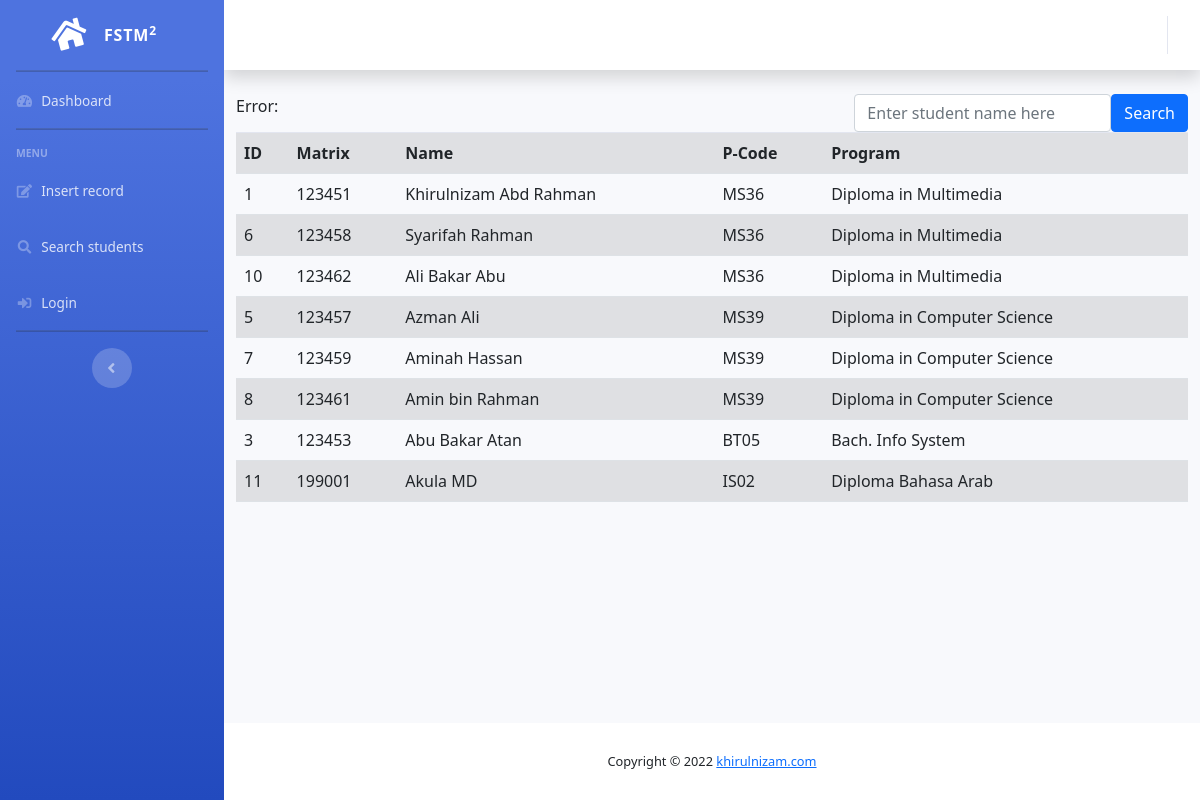
Screenshot of /search.php with the database file from the repository.
### tables this page shows
CREATE TABLE IF NOT EXISTS `students` (
  `id` int(11) unsigned NOT NULL AUTO_INCREMENT,
  `matrixno` varchar(10) NOT NULL,
  `name` varchar(50) DEFAULT NULL,
  `address` blob,
  `dob` date DEFAULT NULL,
  `programcode` varchar(6) DEFAULT NULL,
  `rshortcourses` varchar(255) DEFAULT NULL,
  `codefaculty` varchar(50) DEFAULT NULL,
  PRIMARY KEY (`matrixno`),
  KEY `id` (`id`)
);

CREATE TABLE IF NOT EXISTS `programs` (
  `id` int(11) NOT NULL AUTO_INCREMENT,
  `programcode` varchar(6) NOT NULL DEFAULT '0',
  `programname` varchar(50) NOT NULL DEFAULT '0',
  `codefaculty` varchar(50) DEFAULT NULL,
  PRIMARY KEY (`id`)
);

### search.php (the view, shortened to what this page needs)
<?php
	include "include/header.template.php";
?>
<div class="float-right">
	<form method="get" action=""
		class="form-inline">
		<input type="text" name="keyword"
		class="form-control"
		placeholder="Enter student name here">
		<button type="submit" class ="btn btn-primary">
		Search</button>
	</form>
</div>
<?php
include "include/dbconnect.php";
if(isset($_GET['keyword'])){
	$keyword=$_GET['keyword'];
	$sql = "SELECT students.id, matrixno, name,
				students.programcode,programs.programname
				FROM students
				INNER JOIN programs
				ON students.programcode = programs.programcode
				WHERE name LIKE '%$keyword%'";
}
else{
	$sql = "SELECT students.id, matrixno, name,
				students.programcode,programs.programname
				FROM students
				INNER JOIN programs
				ON students.programcode = programs.programcode ";
}
$result = mysqli_query($conn, $sql);
echo "Error: ".mysqli_error($conn);
if (mysqli_num_rows($result) > 0) {
    ?>
	<table class="table table-striped">
		<tr>
			<th>ID</th>
			<th>Matrix</th>
			<th>Name</th>
			<th>P-Code</th>
			<th>Program</th>
		</tr>
	<?php
    while($row = mysqli_fetch_assoc($result)) {
    	echo "<tr>";
        echo "<td> ".$row['id']."</td>";
        echo "<td> ".$row['matrixno'] ."</td>";
        echo "<td> ".$row['name'] ."</td>";
        echo "<td> ".$row['programcode'] ."</td>";
        echo "<td> ".$row['programname']."</td>";
        echo "</tr>\n";
    }
    ?>
	</table>
    <?php
}
else {
    echo "Search not found";
}
?>
<?php
	include "include/footer.template.php";
?>

### rows the page displays
students: id "1", matrixno "123451", name "Khirulnizam Abd Rahman", programcode "MS36", programs.programname "Diploma in Multimedia"
students: id "6", matrixno "123458", name "Syarifah Rahman", programcode "MS36", programs.programname "Diploma in Multimedia"
students: id "10", matrixno "123462", name "Ali Bakar Abu", programcode "MS36", programs.programname "Diploma in Multimedia"
students: id "5", matrixno "123457", name "Azman Ali", programcode "MS39", programs.programname "Diploma in Computer Science"
students: id "7", matrixno "123459", name "Aminah Hassan", programcode "MS39", programs.programname "Diploma in Computer Science"
students: id "8", matrixno "123461", name "Amin bin Rahman", programcode "MS39", programs.programname "Diploma in Computer Science"
students: id "3", matrixno "123453", name "Abu Bakar Atan", programcode "BT05", programs.programname "Bach. Info System"
students: id "11", matrixno "199001", name "Akula MD", programcode "IS02", programs.programname "Diploma Bahasa Arab"

### other values shown
date ("Y") "2022"
